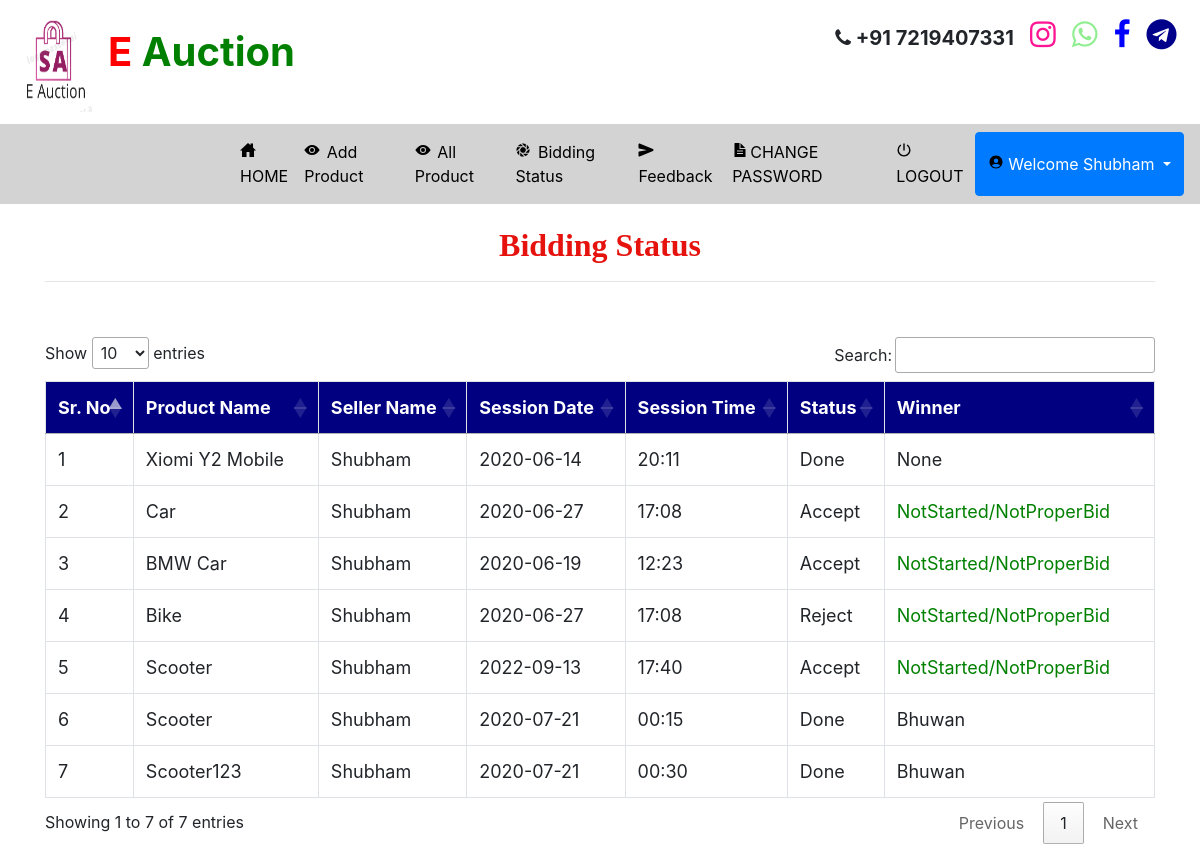
The app's page /bidding_status2 (signed in), older data.
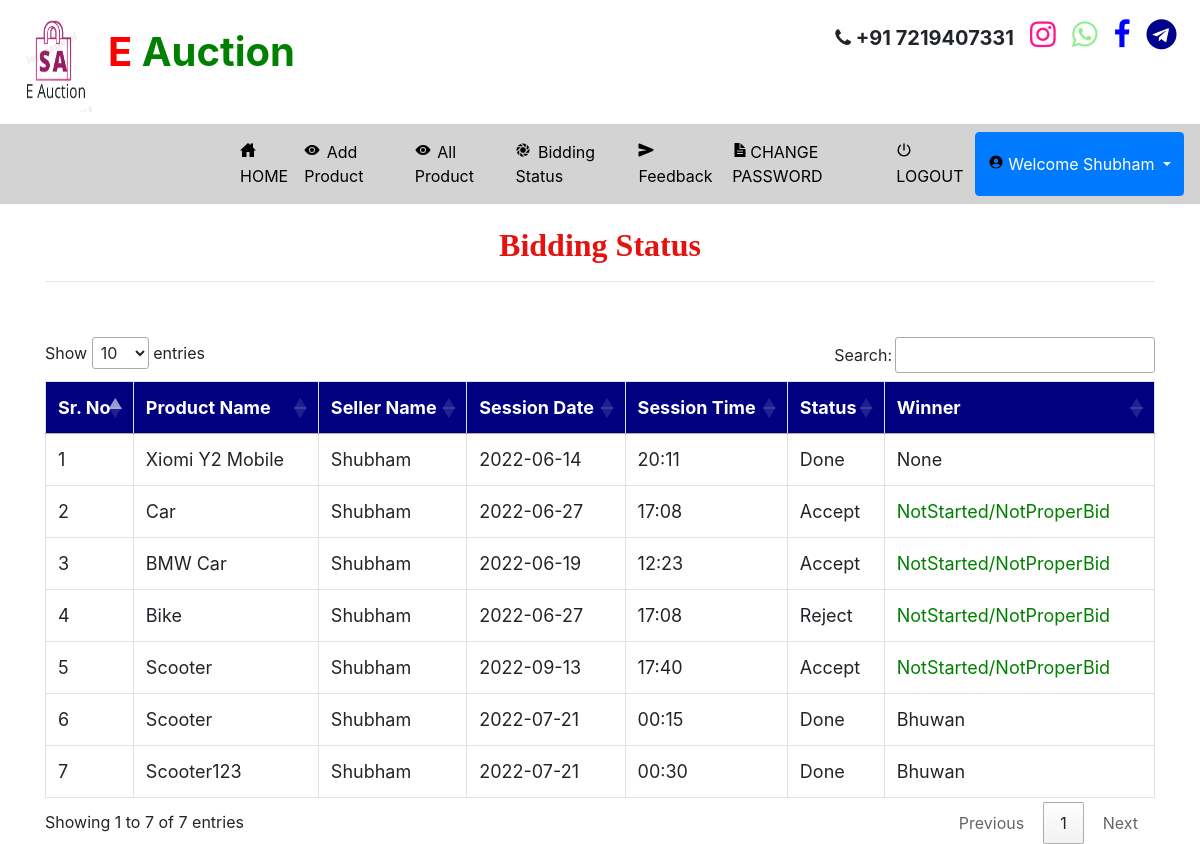
The same page, newer data.
### auction/models.py (models this page shows, shortened)
class Aucted_Product(models.Model):
    winner = models.CharField(max_length=100,null=True)
    user = models.ForeignKey(Auction_User,on_delete=models.CASCADE,null=True)
    product = models.ForeignKey(Product,on_delete=models.CASCADE,null=True)

class Product(models.Model):
    temp = models.IntegerField(null=True)
    status  =models.ForeignKey(Status,on_delete=models.CASCADE,null=True)
    name = models.CharField(max_length=100,null=True)
    min_price = models.IntegerField(null=True)
    images = models.FileField(null=True)
    session = models.ForeignKey(Session_Time,on_delete=models.CASCADE,null=True)
    category = models.ForeignKey(Sub_Category,on_delete=models.CASCADE,null=True)

class Session_Time(models.Model):
    date = models.ForeignKey(Session_date,on_delete=models.CASCADE,null=True)
    time = models.CharField(max_length=30,null=True)

class Session_date(models.Model):
    date = models.CharField(max_length=30,null=True)

class Auction_User(models.Model):
    user = models.ForeignKey(User,on_delete=models.CASCADE,null=True)
    dob = models.DateField(null=True)
    address = models.CharField(max_length=100,null=True)
    contact = models.CharField(max_length=10,null=True)
    image = models.FileField(null=True)
    membership = models.ForeignKey(Member_fee,on_delete=models.CASCADE,null=True)

class Status(models.Model):
    status = models.CharField(max_length=30,null=True)

### auction/views.py (the view)
# urls.py: path('bidding_status2', Bidding_Status2, name='bidding_status2'),
def Bidding_Status2(request):
    if not request.user.is_authenticated:
        return redirect('login_user')
    data = 0
    user = User.objects.get(username=request.user.username)
    error = ""
    try:
        data = Bidder.objects.get(user=user)
        if data:
            error = "pat"
    except:
        data = Auction_User.objects.get(user=user)
    if data.membership.fee == "Unpaid":
        return redirect('Member_Payment_mode')
    pro1 =  Aucted_Product.objects.filter(user=data)
    d = {'pro':pro1,'error':error}
    return render(request,'bidding_status2.html',d)

### auction/templates/bidding_status2.html (shortened to what this page needs)
{% extends 'navigation.html' %}
{% block body %}
 <div class="container" style="background:white">
<center><h2 style = "font-family : 'Monotype Corsiva' ; color : #E6120E ; font-weight : bold;margin-top:2%">Bidding Status</h2></center><hr>
<table class="table table-bordered" id="myTable">
  <thead>
  <tr>
    <th>Sr. No</th>
    <th>Product Name</th>
    <th>Seller Name</th>
    <th>Session Date</th>
    <th>Session Time</th>
    <th>Status</th>
    <th>Winner</th>
  </tr>
  </thead>
   <tbody>
{% for i in pro %}
  <tr>
    <td>{{forloop.counter}}</td>
    <td>{{i.product.name}}</td>
    <td>{{i.user.user.username}}</td>
    <td>{{i.product.session.date.date}}</td>
    <td>{{i.product.session.time}}</td>
    <td>{{i.product.status.status}}</td>
      {% ifequal i.product.status.status 'Done' %}
    <td>{{i.winner}}</td>
      {% else %}
      <td style="color:green">NotStarted/NotProperBid</td>
{% endifequal %}
  </tr>
   {% endfor %}
    </tbody>
</table>
 </div>
{% endblock %}

Row changes from the older to the newer data that the page shows:
changed through a linked row, Aucted_Product "None": product.session "2020-06-14" → "2022-06-14"
changed through a linked row, Aucted_Product "Car": product.session "2020-06-27" → "2022-06-27"
changed through a linked row, Aucted_Product "BMW Car": product.session "2020-06-19" → "2022-06-19"
changed through a linked row, Aucted_Product "Bike": product.session "2020-06-27" → "2022-06-27"
changed through a linked row, Aucted_Product (number 6 of 7 on the later page): product.session "2020-07-21" → "2022-07-21"
changed through a linked row, Aucted_Product "Scooter123": product.session "2020-07-21" → "2022-07-21"
